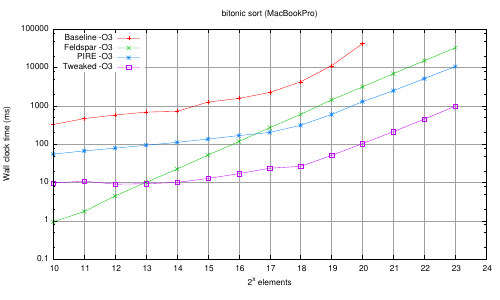

This figure's gnuplot source:
set term pdf enhanced color
set output "logs.pdf"

lg(x) = log(x) / log(2)

set key left
set logscale y
set xrange [10:24]
set xtics 1
set grid
set ylabel "Wall clock time (ms)"
set xlabel "2^x elements"

set title "bitonic sort (MacBookPro)"
plot "mbp/bitonic/pire/baseline.log"            using (lg($2)):($1/1e6) title 'Baseline -O3' with linespoints,\
     "mbp/bitonic/feldspar/bitonicFeldspar.log" using (lg($2)):($1/1e6) title 'Feldspar -O3' with linespoints,\
     "mbp/bitonic/pire/bitonicPIRE.log"         using (lg($2)):($1/1e6) title 'PIRE -O3'     with linespoints,\
     "mbp/bitonic/pire/bitonicTweaked.log"      using (lg($2)):($1/1e6) title 'Tweaked -O3'  with linespoints

set title "bitonic sort (EC2)"
plot "ec2/bitonic/feldspar/bitonicFeldspar.log" using (lg($2)):($1/1e6) title 'Feldspar -O3' with linespoints,\
     "ec2/bitonic/pire/bitonicPIRE.log"         using (lg($2)):($1/1e6) title 'PIRE -O3'     with linespoints,\
     "ec2/bitonic/pire/bitonicTweaked.log"      using (lg($2)):($1/1e6) title 'Tweaked -O3'  with linespoints,\
     "ec2/bitonic/ref.log"                      using (lg($2)):1        title 'NVIDIA'       with linespoints

set title "scan (EC2)"
plot "ec2/scan/feldspar/scanFeldspar.log" using (lg($2)):($1/1e6) title 'Feldspar -O3' with linespoints,\
     "ec2/scan/pire/scanPIRE.log"         using (lg($2)):($1/1e6) title 'PIRE -O3'     with linespoints,\
     "ec2/scan/ref.log"                   using (lg($2)):1        title 'NVIDIA'       with linespoints

set title "dot (EC2)"
plot "ec2/dot/feldspar/dotFeldspar.log" using (lg($2)):($1/1e6) title 'Feldspar -O3' with linespoints,\
     "ec2/dot/pire/dotPIRE.log"         using (lg($2)):($1/1e6) title 'PIRE -O3'     with linespoints,\
     "ec2/dot/ref.log"                   using (lg($2)):1        title 'NVIDIA'       with linespoints
